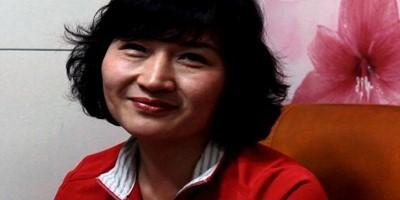
#> input picture Apps/images/down.jpg, 400 x 200 px; its folder holds only this picture in this run
$ python imageresize.py   (older library calls are emulated)
#> lines starting #> are read from the running program, lines starting #| are printed output that depends on the picture
import os, sys
from PIL import Image
from imageio import imread, mimsave, imsave
i = 0
size =(128, 128)
images =[]
path = "E:/images/"
os.chdir(path)
imgFiles = sorted((fn for fn in os.listdir('.') if fn.endswith('.jpg')))

for filename in imgFiles:
    outfile = imgFiles[i]
    im = Image.open(outfile)
#> im is the input picture: PIL image 400x200 RGB; mean R, G, B 120.5, 78.1, 76.1
    im.thumbnail(size, Image.ANTIALIAS)
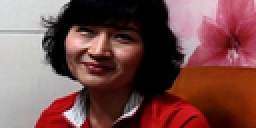
#> im: PIL image 128x64 RGB (shown 2 times larger); mean R, G, B 120.5, 78.1, 76.1
    im.save(outfile)
    i+=1
